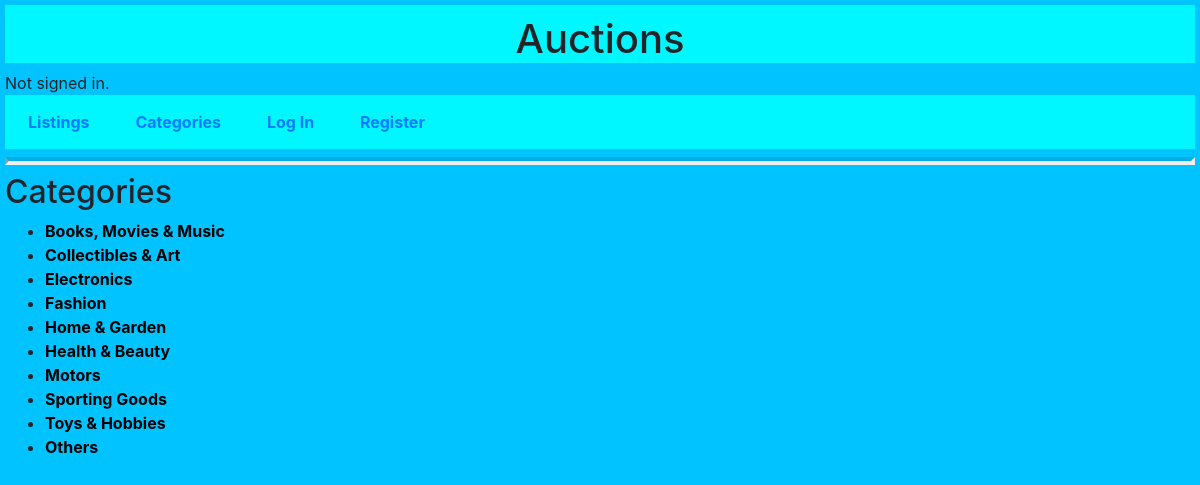
/auctions/categories, run on an earlier commit of the app's database.
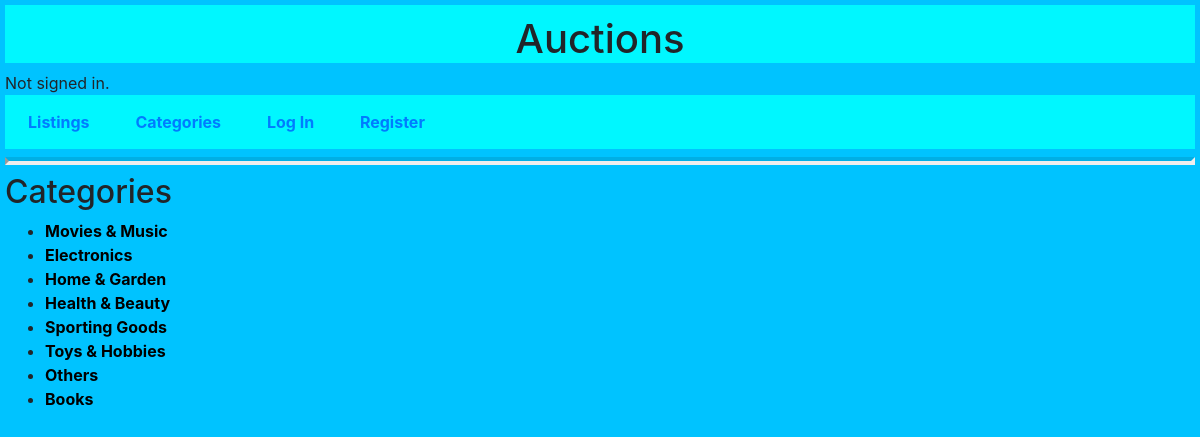
And on a later commit of the database.
### auctions/models.py (models this page shows, shortened)
class Category(models.Model):
    name = models.CharField(max_length=30)
    class Meta:
        verbose_name_plural = "Categories"

### auctions/views.py (the view)
# urls.py: path("categories", views.categories, name="categories"),
def categories(request):
    return render(request,"auctions/categories.html", {
        "categories": Category.objects.all()
    })

### auctions/templates/auctions/categories.html
{% extends "auctions/layout.html" %}
{% block body %}
    <h2>Categories</h2>
    <div class="categories">
        <ul>
            {% for category in categories %}
            <li>
                <strong><a href="/auctions/?category_id={{ category.id }}">{{ category.name }}</a></strong>
            </li>
            {% endfor %}
        </ul>
    </div>
{% endblock %}

### auctions/templates/auctions/layout.html (shortened to what this page needs)
{% load static %}
<!DOCTYPE html>
<html lang="en">
    <head>
        <link rel="stylesheet" href="https://stackpath.bootstrapcdn.com/bootstrap/4.4.1/css/bootstrap.min.css">
        <link href="{% static 'auctions/styles.css' %}" rel="stylesheet">
    </head>
    <body>
        <div class="title">
            <h1>Auctions</h1>
        </div>
        <div class="user">
            {% if user.is_authenticated %}
                Signed in as <strong>{{ user.username }}</strong>.
            {% else %}
                Not signed in.
            {% endif %}
        </div>
        <ul class="nav">
            <li class="nav-item">
                <a class="nav-link" href="{% url 'index' %}">Listings</a>
            </li>
            <li class="nav-item">
                <a class="nav-link" href="{% url 'categories' %}">Categories</a>
            </li>
            {% if user.is_authenticated %}
                <li class="nav-item">
                    <a class="nav-link" href="{% url 'create_new_listing' %}">Add New Listing</a>
                </li>
                <li class="nav-item">
                    <a class="nav-link" href="{% url 'watchlist' %}">My Watchlist</a>
                </li>
                <li class="nav-item">
                    <a class="nav-link" href="{% url 'logout' %}">Log Out</a>
                </li>
            {% else %}
                <li class="nav-item">
                    <a class="nav-link" href="{% url 'login' %}">Log In</a>
                </li>
                <li class="nav-item">
                    <a class="nav-link" href="{% url 'register' %}">Register</a>
                </li>
            {% endif %}
        </ul>
        <hr>
        {% block body %}
        {% endblock %}
    </body>
</html>

### auctions/static/auctions/styles.css (style rules this page uses)
body { padding: 5px; background: #00c3ff ; }
.title { position: relative; background-color: rgb(0, 247, 255); text-align: center; padding-top: 10px; text-decoration-style: solid; }
.user { position: relative; text-align: left; }
.nav { list-style: none; font-weight: bold; margin: 0px; padding: 7px 7px; display: block; position: relative; background-color: rgb(0, 247, 255); }
.nav > li { display: inline-block; margin-right: 10px; }
.categories a { color: black; }
hr { display: block; margin-top: 0.5em; margin-bottom: 0.5em; margin-left: auto; margin-right: auto; border-style: inset; border-width: 4px; }

What changed in the data, as far as the page shows it:
removed Category: name "Collectibles & Art"
removed Category: name "Fashion"
removed Category: name "Motors"
changed Category: name "Books, Movies & Music" → "Movies & Music"
added Category: name "Books"
